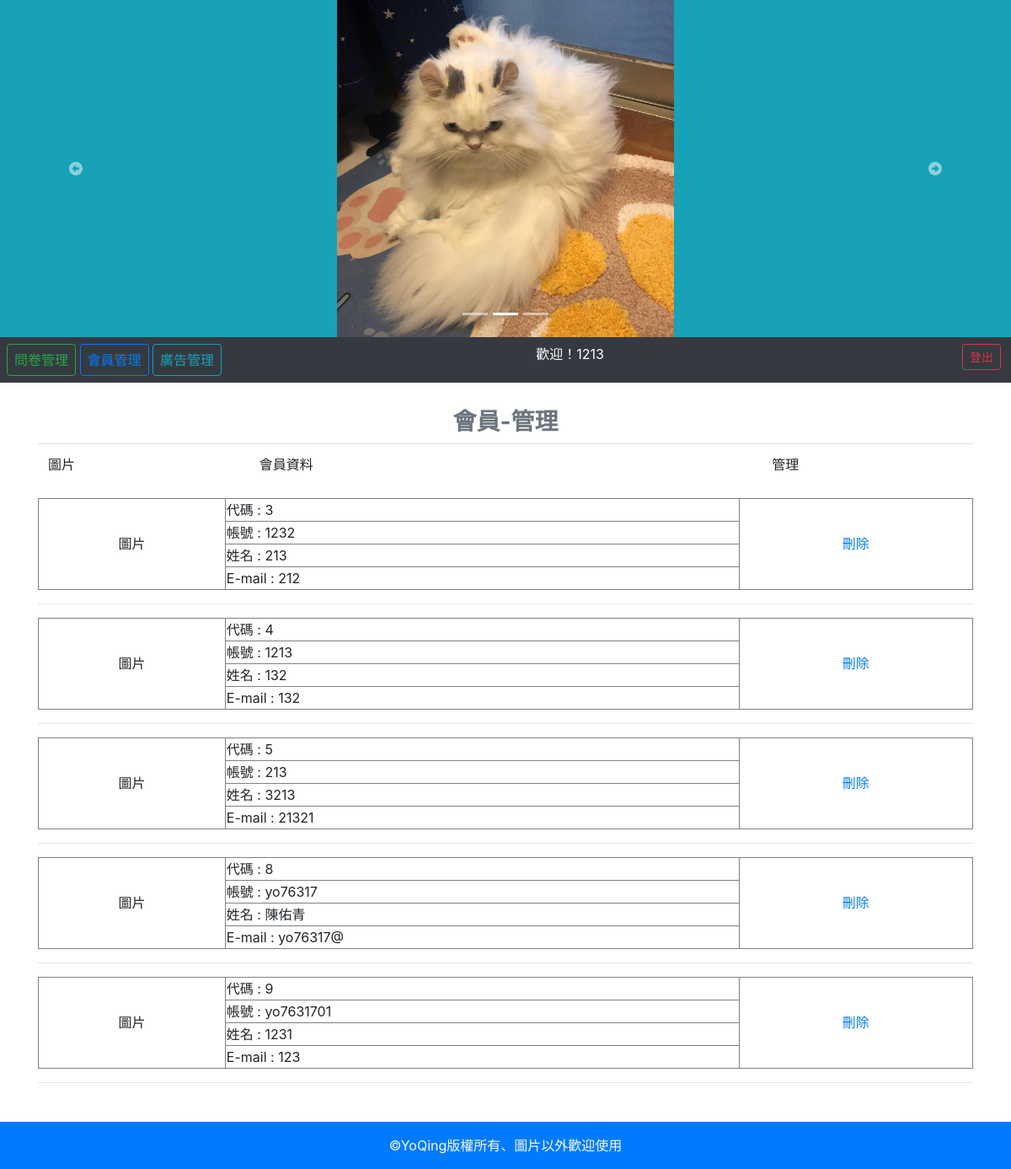
Screenshot of /backend/index.php?do=member (signed in) with the database file from the repository.
### tables this page shows
CREATE TABLE `ad` (
  `id` int(11) UNSIGNED NOT NULL,
  `name` varchar(64) NOT NULL,
  `sh` tinyint(1) UNSIGNED NOT NULL,
  `intro` varchar(64) DEFAULT NULL
);

CREATE TABLE `users` (
  `id` int(11) UNSIGNED NOT NULL,
  `account` varchar(12) NOT NULL,
  `password` varchar(12) NOT NULL,
  `email` varchar(24) NOT NULL,
  `name` varchar(12) NOT NULL,
  `gender` varchar(1) NOT NULL,
  `birthday` date NOT NULL
);

### db.php (called while the page is built, shortened)
<?php
    $dsn="mysql:host=localhost;charset=utf8;dbname=yovote";
    $pdo=new PDO($dsn,'root','');
    function all($table,...$arg){
    global $pdo;
    $sql="SELECT * FROM `$table` ";
    if(isset($arg[0])){
        if(is_array($arg[0])){
            foreach($arg[0] as $key=>$value){
                $tmp[]="`$key`='$value'";
            }
            $sql=$sql."where " . implode(" AND ",$tmp);
        }else{
            $sql=$sql.$arg[0];
        }
    }
    $rows=$pdo->query($sql)->fetchAll(PDO::FETCH_ASSOC);
    return $rows;
    }
?>

### backend/member.php (the view)
<?php
include_once "../db.php";
?>
<h3 class="text-center font-weight-bold text-secondary">會員-管理</h3>
    <table class="table">
        <tr>
            <td>圖片</td>
            <td>會員資料</td>
            <td></td>
            <td></td>
            <td>管理</td>
        </tr>
        <?php
            $vip=all('users');
            foreach($vip as $vip2){
            echo "<table border='1px' width='100%'>";
            echo "<tr>";
                echo "<td rowspan='4' class='text-center' style='width:20%'>圖片</td>";
                echo "<td>代碼 : {$vip2['id']}</td>";
                echo "<td rowspan='4' class='text-center' style='width:25%'>";
                echo "<a class='' href='../api/del_users.php?id={$vip2['id']}'>刪除</a>";
                echo "</td>";
            echo "</tr>";
            echo "<tr>";
                echo "<td>帳號 : {$vip2['account']}</td>";
            echo "</tr>";
            echo "<tr>";
                echo "<td>姓名 : {$vip2['name']}</td>";
            echo "</tr>";
            echo "<tr>";
                echo "<td>E-mail : {$vip2['email']}</td>";
            echo "</tr>";
            echo "</table>";
            echo "<hr>";
            }
?>

### backend/index.php (shortened to what this page needs)
<?php
include_once "../db.php";
?>
<!DOCTYPE html>
<html lang="en">
<head>
    <link rel="stylesheet" href="https://maxcdn.bootstrapcdn.com/bootstrap/4.5.2/css/bootstrap.min.css">
    <link rel="stylesheet" href="../style/style.css">
</head>
<body>
<div class="container-fluid">
    <div class="row">
        <div class="jumbotron jumbotron-fluid p-0 mb-0 col-12" style="overflow:hidden">
            <a href="index.php">
                <div id="carouselExampleIndicators" class="carousel slide bg-info" data-ride="carousel" data-interval="2500">
                    <ol class="carousel-indicators position-absolute">
                        <li data-target="#carouselExampleIndicators" data-slide-to="0" class="active"></li>
                        <li data-target="#carouselExampleIndicators" data-slide-to="1"></li>
                        <li data-target="#carouselExampleIndicators" data-slide-to="2"></li>
                    </ol>
                    <div class="carousel-inner">
                    <?php
                        $image=all('ad',['sh'=>1]);
                        foreach($image as $key => $image2){
                        if($key==0){
                            echo "<div class='carousel-item active'>";
                        }else{
                            echo "<div class='carousel-item'>";
                        }
                        echo "<img class='d-block m-auto' style='width:400px;height:400px;' src='../image/{$image2['name']}' alt='{$image2['intro']}'>";
                        echo "</div>";
                        }
                        ?>
                    </div>
                    <a class="carousel-control-prev" href="#carouselExampleIndicators" role="button" data-slide="prev">
                        <span class="fas fa-arrow-alt-circle-left" aria-hidden="true"></span>
                    </a>
                    <a class="carousel-control-next" href="#carouselExampleIndicators" role="button" data-slide="next">
                        <span class="fas fa-arrow-alt-circle-right" aria-hidden="true"></span>
                    </a>
                </div>
            </a>
        </div>
    </div>
</div>
<div class="container-fluid">
    <div class="row">
        <nav class="col bg-dark text-light d-flex justify-content-between p-2">
            <div class="text-left">
                <a class='px-2 btn btn-outline-success' href="?do=show_vote_list">問卷管理</a>
                <a class='px-2 btn btn btn-outline-primary' href="?do=member">會員管理</a>
                <a class='px-2 btn btn-outline-info' href="?do=ad">廣告管理</a>
            </div>
            <?php
                if(isset($_SESSION['user'])){
                    echo "<span class='pr-5'>歡迎！{$_SESSION['user']}</span>";
            ?>
            <div class="text-right">
                <a class="btn btn-sm btn btn-outline-danger mx-1" href="../logout.php">登出</a>
            </div>
            <?php
            }
            ?>
        </nav>
    </div>
</div>
<div class="container">
    <div class="row">
        <div class="col-12">
            <?php
                $do=(isset($_GET['do']))?$_GET['do']:'manage_vote';
                $file=$do.".php";
                if(file_exists($file)){
                        include $file;
                }else{
                        include "./manage_vote.php";
                }
            ?>
        </div>
    </div>
</div>
<div class="p-3 text-center text-light bg-primary">&copy;YoQing版權所有、圖片以外歡迎使用</div>
</body>
</html>

### backend/index.php (style rules this page uses)
.container { min-height: 600px; margin: 30px auto; }

### rows the page displays
ad: name (picture)
users: id "3", account "1232", name "213", email "212"
users: id "4", account "1213", name "132", email "132"
users: id "5", account "213", name "3213", email "21321"
users: id "8", account "yo76317", name "陳佑青", email "yo76317@"
users: id "9", account "yo7631701", name "1231", email "123"

### other values shown
$_SESSION['user'] "1213"
